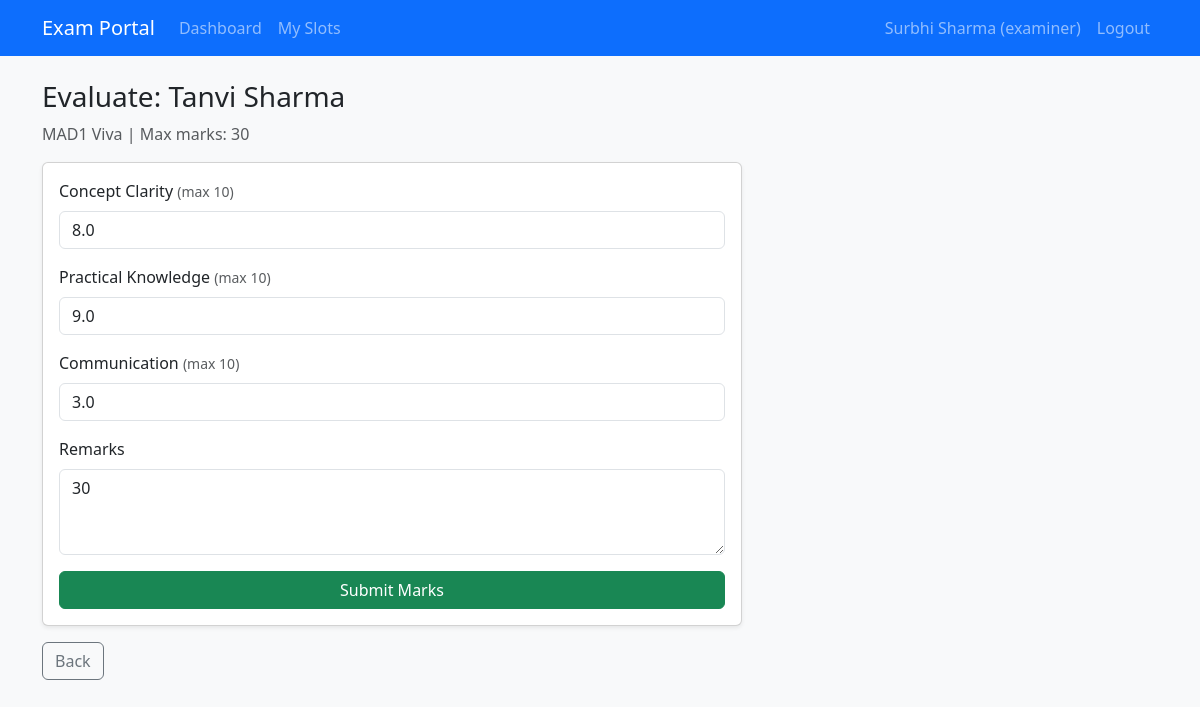
Page /examiner/evaluate/1 (signed in) on the committed database.
### models.py (models this page shows)
class User(UserMixin, db.Model):
    id = db.Column(db.Integer, primary_key=True)
    name = db.Column(db.String(100), nullable=False)
    email = db.Column(db.String(120), unique=True, nullable=False)
    password = db.Column(db.String(200), nullable=False)
    role = db.Column(db.String(20), nullable=False)  # admin / examiner / student
    contact = db.Column(db.String(20))
    department = db.Column(db.String(100))           # examiner ke liye
    is_approved = db.Column(db.Boolean, default=False)  # examiner approval
    is_active_user = db.Column(db.Boolean, default=True)

class Exam(db.Model):
    id = db.Column(db.Integer, primary_key=True)
    course_id = db.Column(db.Integer, db.ForeignKey('course.id'), nullable=False)
    examiner_id = db.Column(db.Integer, db.ForeignKey('user.id'))  # assigned examiner
    name = db.Column(db.String(100), nullable=False)
    exam_type = db.Column(db.String(30))   # Viva / Practical / Project Demo / Assessment
    duration = db.Column(db.Integer)       # minutes
    max_marks = db.Column(db.Integer)
    slot_create_start = db.Column(db.Date)
    slot_create_end = db.Column(db.Date)
    booking_start = db.Column(db.Date)
    booking_end = db.Column(db.Date)
    status = db.Column(db.String(20), default='Draft')
    results_published = db.Column(db.Boolean, default=False)
    course = db.relationship('Course')
    examiner = db.relationship('User')

class Rubric(db.Model):
    id = db.Column(db.Integer, primary_key=True)
    exam_id = db.Column(db.Integer, db.ForeignKey('exam.id'), nullable=False)
    criterion = db.Column(db.String(100), nullable=False)
    max_marks = db.Column(db.Integer, nullable=False)
    weightage = db.Column(db.Float, default=1.0)
    description = db.Column(db.Text)

class RubricScore(db.Model):
    id = db.Column(db.Integer, primary_key=True)
    booking_id = db.Column(db.Integer, db.ForeignKey('booking.id'), nullable=False)
    rubric_id = db.Column(db.Integer, db.ForeignKey('rubric.id'), nullable=False)
    marks = db.Column(db.Float, nullable=False)

class Booking(db.Model):
    id = db.Column(db.Integer, primary_key=True)
    student_id = db.Column(db.Integer, db.ForeignKey('user.id'), nullable=False)
    slot_id = db.Column(db.Integer, db.ForeignKey('slot.id'), nullable=False)
    booking_date = db.Column(db.DateTime, default=datetime.utcnow)
    status = db.Column(db.String(20), default='Booked')  # Booked / Cancelled / Completed
    total_marks = db.Column(db.Float)
    remarks = db.Column(db.Text)
    student = db.relationship('User')
    slot = db.relationship('Slot')

### app.py (the view, shortened to what this page needs)
@app.route('/examiner/evaluate/<int:bid>', methods=['GET', 'POST'])
@examiner_required
def evaluate(bid):
    booking = db.get_or_404(Booking, bid)
    slot = booking.slot
    if slot.examiner_id != current_user.id:
        flash('Aap sirf apne slots ke students evaluate kar sakte ho.', 'danger')
        return redirect(url_for('examiner_dashboard'))
    if booking.status == 'Cancelled':
        flash('Cancelled booking evaluate nahi ho sakti.', 'warning')
        return redirect(url_for('slot_students', sid=slot.id))
    rubrics = Rubric.query.filter_by(exam_id=slot.exam_id).all()
    if not rubrics:
        flash('Is exam ke rubrics admin ne abhi nahi banaye.', 'warning')
        return redirect(url_for('slot_students', sid=slot.id))
    scores = {s.rubric_id: s for s in RubricScore.query.filter_by(booking_id=bid).all()}
    return render_template('examiner/evaluate.html', booking=booking, rubrics=rubrics, scores=scores)

### app.py (called while the page is built)
@login_manager.user_loader
def load_user(user_id):
    return db.session.get(User, int(user_id))

def examiner_required(f):
    @wraps(f)
    def wrapper(*args, **kwargs):
        if not current_user.is_authenticated:
            return redirect(url_for('login'))
        if current_user.role != 'examiner':
            flash('Access denied.', 'danger')
            return redirect(url_for('home'))
        if not current_user.is_approved:
            return redirect(url_for('examiner_dashboard'))
        return f(*args, **kwargs)
    return wrapper

### templates/examiner/evaluate.html (shortened to what this page needs)
{% extends 'base.html' %}
{% block content %}
<h3>Evaluate: {{ booking.student.name }}</h3>
<p class="text-muted">{{ booking.slot.exam.name }} | Max marks: {{ booking.slot.exam.max_marks }}</p>
<form method="POST" class="card card-body shadow-sm" style="max-width:700px">
  {% for r in rubrics %}
  <div class="mb-3">
    <label class="form-label">{{ r.criterion }} <small class="text-muted">(max {{ r.max_marks }})</small></label>
    <input type="number" step="0.5" min="0" max="{{ r.max_marks }}" name="r_{{ r.id }}"
           class="form-control"
           value="{{ scores[r.id].marks if r.id in scores else '' }}" required>
  </div>
  {% endfor %}
  <div class="mb-3">
    <label class="form-label">Remarks</label>
    <textarea name="remarks" class="form-control" rows="3">{{ booking.remarks or '' }}</textarea>
  </div>
  <button class="btn btn-success">Submit Marks</button>
</form>
<a href="{{ url_for('slot_students', sid=booking.slot_id) }}" class="btn btn-outline-secondary mt-3">Back</a>
{% endblock %}

### templates/base.html (shortened to what this page needs)
<!DOCTYPE html>
<html lang="en">
<head>
  <link href="https://cdn.jsdelivr.net/npm/bootstrap@5.3.3/dist/css/bootstrap.min.css" rel="stylesheet">
</head>
<body class="bg-light">
  <nav class="navbar navbar-expand navbar-dark bg-primary mb-4">
    <div class="container">
      <a class="navbar-brand" href="{{ url_for('home') }}">Exam Portal</a>
      {% if current_user.is_authenticated and current_user.role == 'examiner' and current_user.is_approved %}
      <ul class="navbar-nav me-auto">
        <li class="nav-item"><a class="nav-link" href="{{ url_for('examiner_dashboard') }}">Dashboard</a></li>
        <li class="nav-item"><a class="nav-link" href="{{ url_for('examiner_slots') }}">My Slots</a></li>
      </ul>
      {% endif %}
      <ul class="navbar-nav ms-auto">
        {% if current_user.is_authenticated %}
        <li class="nav-item"><span class="nav-link">{{ current_user.name }} ({{ current_user.role }})</span></li>
        <li class="nav-item"><a class="nav-link" href="{{ url_for('logout') }}">Logout</a></li>
        {% else %}
        <li class="nav-item"><a class="nav-link" href="{{ url_for('login') }}">Login</a></li>
        <li class="nav-item"><a class="nav-link" href="{{ url_for('register') }}">Register</a></li>
        {% endif %}
      </ul>
    </div>
  </nav>
  <div class="container">
    {% block content %}{% endblock %}
  </div>
</body>
</html>

### rows in the picture
User: name "Surbhi Sharma", role "examiner"
User: student.name "Tanvi Sharma"
Exam: slot.exam.name "MAD1 Viva", slot.exam.max_marks "30"
Rubric: criterion "Concept Clarity", max_marks "10"
RubricScore: marks "8.0"
Rubric: criterion "Practical Knowledge", max_marks "10"
RubricScore: marks "9.0"
Rubric: criterion "Communication", max_marks "10", id.marks "3.0"
Booking: remarks "30"
